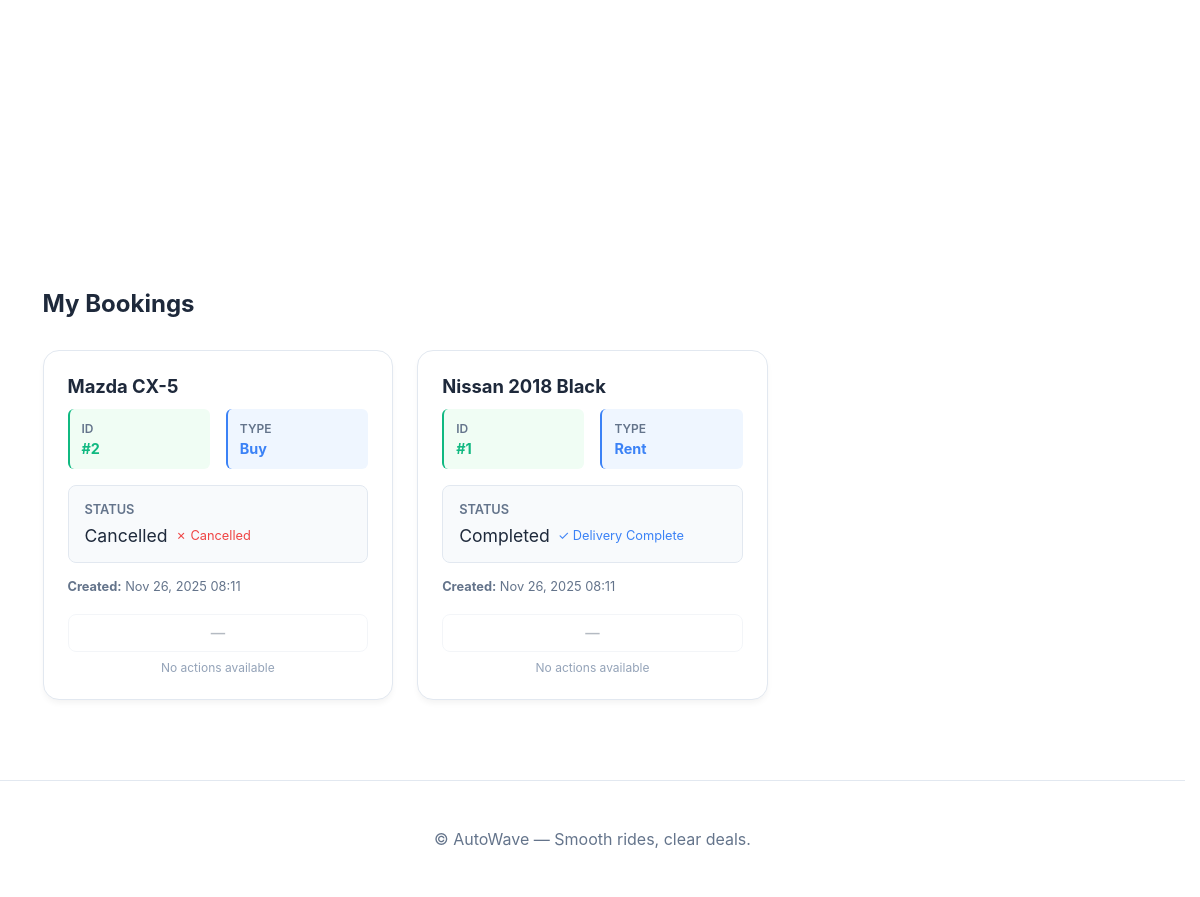
The page /user/ (signed in, lower part) on the database as committed earlier.
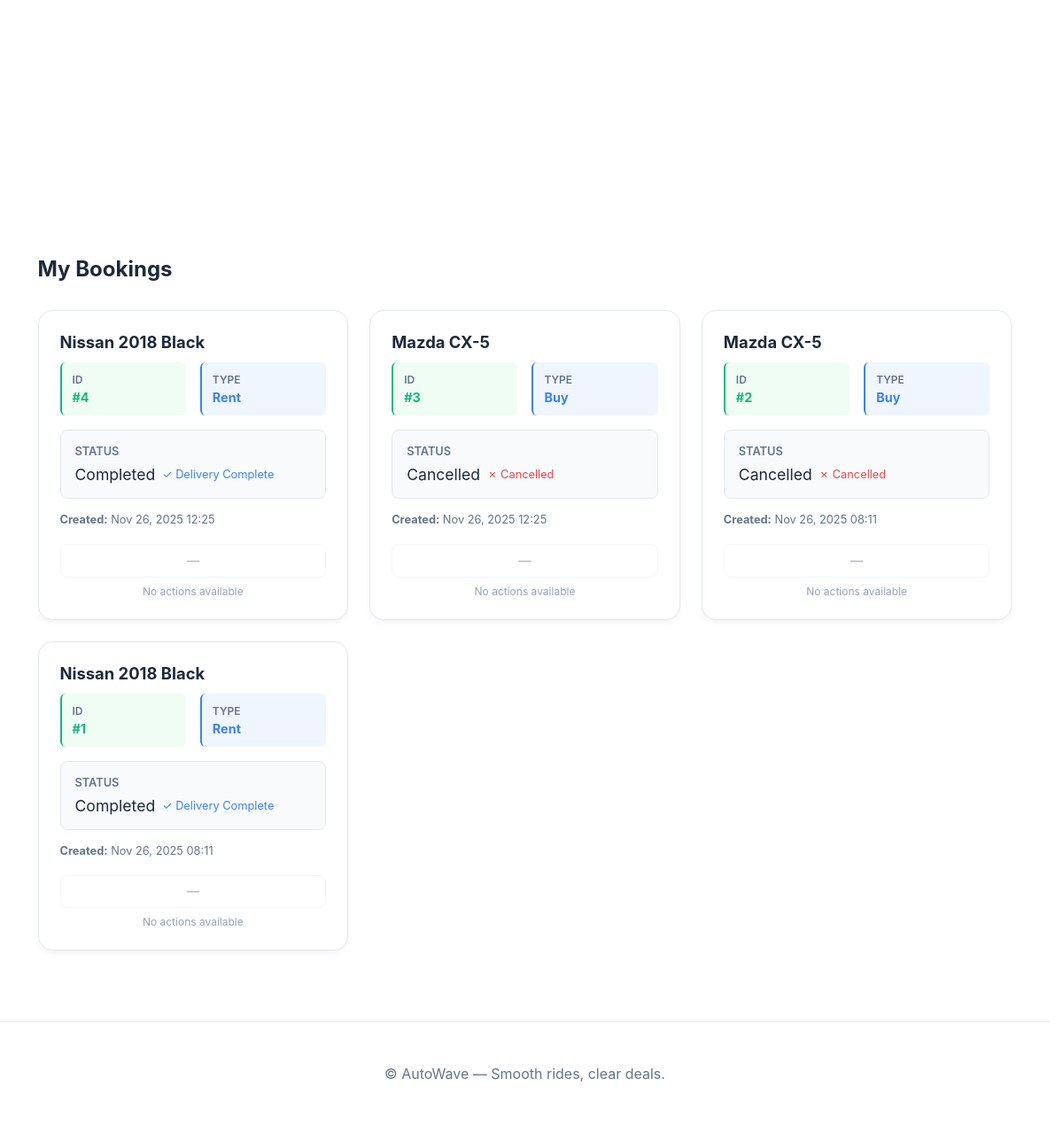
The same page on the database as committed later.
### car0/models.py (models this page shows, shortened)
class Booking(models.Model):
    car = models.ForeignKey('Car', on_delete=models.SET_NULL, null=True, blank=True)
    requester = models.ForeignKey(CustomUser, null=True, blank=True, on_delete=models.SET_NULL, related_name='bookings')
    full_name = models.CharField(max_length=200)
    mobile = models.CharField(max_length=50)
    location = models.CharField(max_length=255)
    id_number = models.CharField(max_length=100, help_text='NID or Passport number')
    driving_license_number = models.CharField(max_length=100, blank=True)
    driving_license_photo = models.ImageField(upload_to='bookings/licenses/', blank=True, null=True)
    client_photo = models.ImageField(upload_to='bookings/clients/', blank=True, null=True)
    start_date = models.DateField(null=True, blank=True)
    end_date = models.DateField(null=True, blank=True)
    created_at = models.DateTimeField(auto_now_add=True)
    REQUEST_TYPE_CHOICES = [
        ('rent', 'Rent'),
        ('buy', 'Buy'),
        ('cancel', 'Cancel Request'),
    ]
    request_type = models.CharField(max_length=12, choices=REQUEST_TYPE_CHOICES, default='rent')
    STATUS_CHOICES = [
        ('pending', 'Pending'),
        ('confirmed', 'Confirmed'),
        ('rejected', 'Rejected'),
        ('cancel_requested', 'Cancel Requested'),
        ('cancelled', 'Cancelled'),
        ('completed', 'Completed'),
    ]
    status = models.CharField(max_length=20, choices=STATUS_CHOICES, default='pending')
    processed_by = models.ForeignKey(CustomUser, null=True, blank=True, on_delete=models.SET_NULL, related_name='processed_bookings')
    processed_at = models.DateTimeField(null=True, blank=True)
    is_completed = models.BooleanField(default=False)

class Car(models.Model):
    TYPE_CHOICES = [
        ('rent', 'Rent'),
        ('sale', 'Sale'),
    ]
    model = models.CharField(max_length=200)
    slug = models.SlugField(max_length=220, blank=True, null=True, unique=False)
    description = models.TextField(blank=True)
    price = models.DecimalField(max_digits=10, decimal_places=2)
    photo = models.ImageField(upload_to='cars/', blank=True, null=True)
    car_type = models.CharField(max_length=8, choices=TYPE_CHOICES, default='rent')
    available = models.BooleanField(default=True)
    created_at = models.DateTimeField(auto_now_add=True)
    class Meta:
        ordering = ['-created_at']
        verbose_name = _("Car")
        verbose_name_plural = _("Cars")
    @property
    def price_display(self):
        if self.car_type == 'rent':
            return f"Per Hour {self.price} / day"
        return f" BDT {self.price}"

### car0/views.py (the view)
# urls.py: path('user/', userhtml, name='userhtml'),
def userhtml(request):
    rentCars = Car.objects.filter(car_type='rent', available=True)[:50]
    saleCars = Car.objects.filter(car_type='sale', available=True)[:50]
    reviews = Review.objects.select_related('user').all().order_by('-created_at')[:6]
    focus_car = request.GET.get('from_car')
    try:
        focus_car_id = int(focus_car) if focus_car else None
    except (TypeError, ValueError):
        focus_car_id = None
    my_bookings = []
    if request.user.is_authenticated:
        my_bookings = Booking.objects.filter(requester=request.user).order_by('-created_at')
    context = {
        "rentCars": rentCars,
        "saleCars": saleCars,
        "reviews": reviews,
        "focus_car_id": focus_car_id,
        "my_bookings": my_bookings,
        "is_htmx": request.headers.get('HX-Request') == 'true',
    }
    return render(request, 'user.html', context)

### templates/user.html (shortened to what the changed rows need)
{% load static %}
<!doctype html>
<html lang="en">
<head>
	<link rel="stylesheet" href="{% static 'css/home.css' %}">
	<link rel="stylesheet" href="{% static 'css/responsive.css' %}">
</head>
<body hx-get="{% url 'userhtml' %}" hx-trigger="every 30s" hx-swap="outerHTML">
	<section id="my-bookings" class="container" style="margin-top:3rem;margin-bottom:2rem;">
		<h2>My Bookings</h2>
		{% if my_bookings %}
		<div style="display:grid;grid-template-columns:repeat(auto-fill,minmax(320px,1fr));gap:1.5rem;margin-top:2rem;">
			{% for booking in my_bookings %}
			<div class="card booking-card" style="padding:1.5rem;border: 1px solid #e2e8f0;transition:all 0.3s ease;">
				<div style="margin-bottom:1.25rem;">
					<h4 style="color:#1e293b;margin:0 0 0.75rem 0;font-size:1.15rem;">
						{% if booking.car %}
						{{ booking.car.model }}
						{% else %}
						Booking #{{ booking.id }}
						{% endif %}
					</h4>
					<div
						style="display:grid;grid-template-columns:1fr 1fr;gap:1rem;color:#475569;font-size:0.9rem;margin-bottom:1rem;">
						<div
							style="background:#f0fdf4;padding:0.75rem;border-radius:6px;border-left:2px solid #10b981;">
							<div
								style="font-size:0.75rem;color:#64748b;margin-bottom:0.25rem;text-transform:uppercase;font-weight:600;">
								ID</div>
							<div style="font-weight:700;color:#10b981;">#{{ booking.id }}</div>
						</div>
						<div
							style="background:#eff6ff;padding:0.75rem;border-radius:6px;border-left:2px solid #3b82f6;">
							<div
								style="font-size:0.75rem;color:#64748b;margin-bottom:0.25rem;text-transform:uppercase;font-weight:600;">
								Type</div>
							<div style="font-weight:700;color:#3b82f6;">{{ booking.get_request_type_display }}</div>
						</div>
					</div>
					<div style="background:#f8fafc;padding:1rem;border-radius:8px;border:1px solid #e2e8f0;">
						<div
							style="font-size:0.8rem;color:#64748b;margin-bottom:0.5rem;text-transform:uppercase;font-weight:600;">
							Status</div>
						<div style="display:flex;align-items:center;gap:0.5rem;">
							<span
								class="booking-status {% if booking.status == 'confirmed' %}confirmed{% elif booking.status == 'completed' %}completed{% elif booking.status == 'rejected' %}rejected{% elif booking.status == 'cancelled' %}cancelled{% elif booking.status == 'cancel_requested' %}cancel-requested{% else %}pending{% endif %}"
								style="font-size:1.1rem;">
								{{ booking.get_status_display }}
							</span>
							{% if booking.status == 'completed' %}<span style="color:#3b82f6;font-size:0.8rem;">✓
								Delivery Complete</span>{% endif %}
							{% if booking.status == 'cancelled' %}<span style="color:#ef4444;font-size:0.8rem;">✗
								Cancelled</span>{% endif %}
						</div>
					</div>
					<p style="color:#64748b;font-size:0.8rem;margin:1rem 0 0 0;">
						<strong>Created:</strong> {{ booking.created_at|date:"M d, Y H:i" }}
					</p>
				</div>
				{% if booking.status == 'confirmed' %}
				<form method="post" action="{% url 'booking_cancel_request' booking.id %}"
					style="display:inline;width:100%;">
					{% csrf_token %}
					<button class="btn ghost" type="submit"
						style="width:100%;margin-bottom:0.5rem;font-size:0.9rem;">Request Cancellation</button>
				</form>
				<p style="font-size:0.8rem;color:#94a3b8;margin:0;text-align:center;">
					Our team will review your request
				</p>
				{% else %}
				<button class="btn ghost" disabled style="width:100%;opacity:0.4;cursor:not-allowed;font-size:0.9rem;">
					{% if booking.status == 'pending' %}⏳ Pending Review{% elif booking.status == 'cancel_requested' %}⏳
					Cancel Pending{% else %}—{% endif %}
				</button>
				<p style="font-size:0.75rem;color:#94a3b8;margin:0.5rem 0 0 0;text-align:center;">
					{% if booking.status == 'pending' %}Waiting for staff review{% elif booking.status ==
					'cancel_requested' %}Cancellation under review{% else %}No actions available{% endif %}
				</p>
				{% endif %}
			</div>
			{% endfor %}
		</div>
		{% endif %}
	</section>
</body>
</html>

Rows that differ between the two databases and show on the page:
added Booking: car.model "Nissan 2018 Black", id "4", request_type "Rent", status "Completed", shows "✓ Delivery Complete", created_at "Nov 26, 2025 12:25", shows "No actions available"
added Booking: car.model "Mazda CX-5", id "3", request_type "Buy", status "Cancelled", shows "✗ Cancelled", created_at "Nov 26, 2025 12:25", shows "No actions available"
